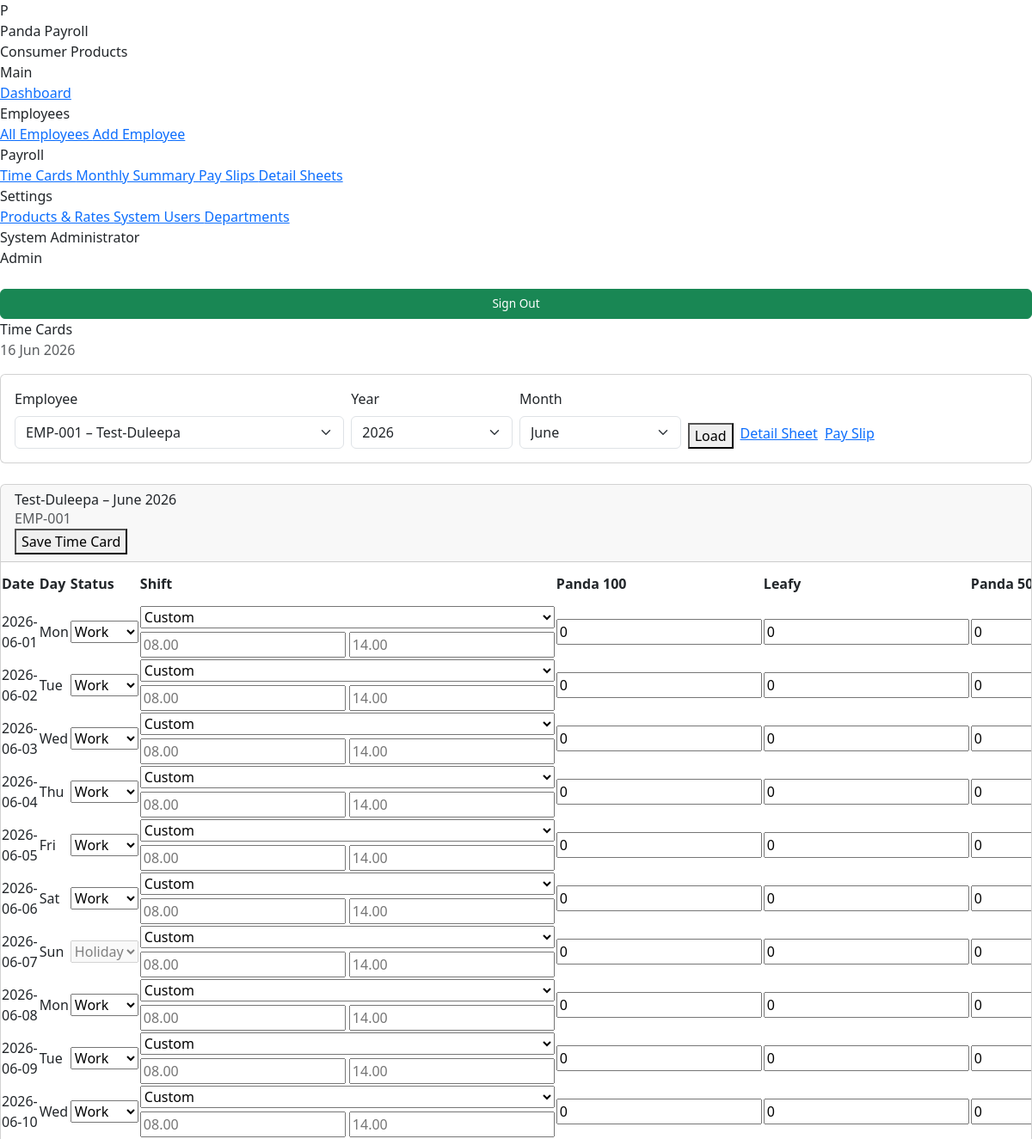
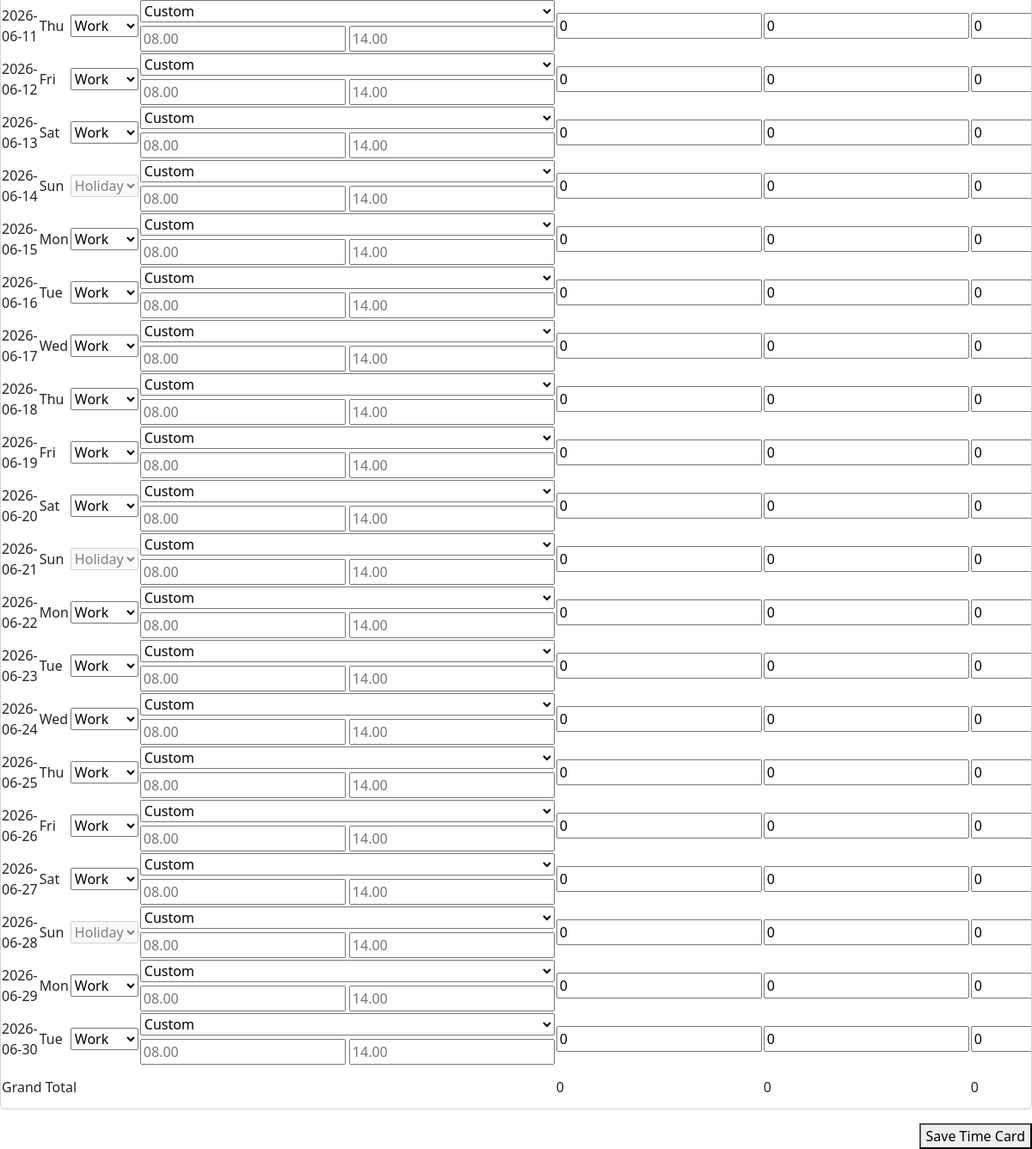
Screenshot of /modules/timecard/index.php (signed in) with the database file from the repository (2 pictures, top to bottom).
### tables this page shows
CREATE TABLE `employees` (
  `id` int(10) UNSIGNED NOT NULL,
  `emp_code` varchar(20) NOT NULL,
  `full_name` varchar(150) NOT NULL,
  `nic` varchar(20) NOT NULL,
  `gender` enum('male','female','other') NOT NULL,
  `date_of_birth` date NOT NULL,
  `join_date` date NOT NULL,
  `department_id` int(10) UNSIGNED NOT NULL,
  `designation` varchar(100) NOT NULL,
  `phone` varchar(20) NOT NULL,
  `email` varchar(150) DEFAULT NULL,
  `address` text NOT NULL,
  `bank_name` varchar(100) DEFAULT NULL,
  `bank_branch` varchar(100) DEFAULT NULL,
  `account_number` varchar(50) DEFAULT NULL,
  `emergency_name` varchar(150) DEFAULT NULL,
  `emergency_phone` varchar(20) DEFAULT NULL,
  `emergency_relation` varchar(60) DEFAULT NULL,
  `photo` varchar(255) DEFAULT NULL,
  `is_active` tinyint(1) NOT NULL DEFAULT 1,
  `created_by` int(10) UNSIGNED NOT NULL,
  `created_at` datetime NOT NULL DEFAULT current_timestamp(),
  `updated_at` datetime NOT NULL DEFAULT current_timestamp() ON UPDATE current_timestamp()
);

CREATE TABLE `products` (
  `id` int(10) UNSIGNED NOT NULL,
  `name` varchar(100) NOT NULL,
  `target_weekday` smallint(5) UNSIGNED NOT NULL DEFAULT 65,
  `target_saturday` smallint(5) UNSIGNED NOT NULL DEFAULT 33,
  `rate_above` decimal(8,2) NOT NULL DEFAULT 40.00,
  `rate_below` decimal(8,2) NOT NULL DEFAULT 15.00,
  `sort_order` tinyint(3) UNSIGNED NOT NULL DEFAULT 0,
  `is_active` tinyint(1) NOT NULL DEFAULT 1,
  `created_at` datetime NOT NULL DEFAULT current_timestamp(),
  `updated_at` datetime NOT NULL DEFAULT current_timestamp() ON UPDATE current_timestamp()
);

### modules/timecard/index.php (the view, shortened to what the rows shown need)
<?php
$db       = Database::getInstance();
$engine   = new PayrollEngine();
$selectedEmpId = getInt('emp');
$selectedYear  = getInt('year', (int) date('Y'));
$selectedMonth = getInt('month', (int) date('m'));
$employees = $db->fetchAll(
    'SELECT id, emp_code, full_name FROM employees WHERE is_active = 1 ORDER BY emp_code'
);
if ($selectedEmpId === 0 && !empty($employees)) {
    $selectedEmpId = (int) $employees[0]['id'];
}
$detail   = ($selectedEmpId > 0)
    ? $engine->buildMonthlyDetail($selectedEmpId, $selectedYear, $selectedMonth)
    : null;
$selectedEmp = $selectedEmpId
    ? $db->fetchOne('SELECT * FROM employees WHERE id = ?', [$selectedEmpId])
    : null;
$isLocked = false;
if ($selectedEmpId) {
    $lock = $db->fetchOne(
        'SELECT is_locked FROM payroll_summaries
          WHERE employee_id = ? AND payroll_year = ? AND payroll_month = ?',
        [$selectedEmpId, $selectedYear, $selectedMonth]
    );
    $isLocked = $lock && $lock['is_locked'];
}
require ROOT_PATH . '/templates/layout.php';
?>
<?php if ($detail && $selectedEmp): ?>
<form method="POST" id="tcForm">
<div class="card">
    <div class="card-header">
        <div>
            <h6 class="card-title mb-0">
                <?= sanitize($selectedEmp['full_name']) ?> –
                <?= monthName($selectedMonth) ?> <?= $selectedYear ?>
            </h6>
            <span class="text-muted fs-12"><?= sanitize($selectedEmp['emp_code']) ?></span>
        </div>
        <?php if (!$isLocked): ?>
        <button type="submit" class="btn-pp btn-pp-primary">
            <i class="ti ti-device-floppy"></i> Save Time Card
        </button>
        <?php endif; ?>
    </div>
    <div class="table-responsive">
        <table class="pp-table timecard-table">
            <thead>
                <tr>
                    <th style="width:80px">Date</th>
                    <th style="width:40px">Day</th>
                    <th style="width:90px">Status</th>
                    <th style="width:130px">Shift</th>
                    <?php foreach ($detail['products'] as $p): ?>
                        <th style="width:70px"><?= sanitize($p['name']) ?></th>
                    <?php endforeach; ?>
                </tr>
            </thead>
            <tbody id="tcBody">
            <?php foreach ($detail['days'] as $row): ?>
                <?php
                    $rowClass = '';
                    if ($row['is_sunday'])   $rowClass = 'row-sunday';
                    elseif ($row['is_saturday']) $rowClass = 'row-saturday';
                    elseif ($row['status'] === 'leave') $rowClass = 'row-leave';
                    elseif ($row['status'] === 'off')   $rowClass = 'row-off';
                    $d = $row['day'];
                    $disabled = $isLocked ? 'disabled' : '';
                    $isWorkable = in_array($row['status'], ['work', 'holiday'], true);
                ?>
                <tr class="<?= $rowClass ?>" data-date="<?= $row['date'] ?>">
                    <td class="fw-600 fs-12"><?= $row['date'] ?></td>
                    <td class="fs-12"><?= $row['day_name'] ?></td>
                    <td>
                        <?php if ($row['is_sunday']): ?>
                            <select class="tc-status" disabled>
                                <option value="holiday" selected>Holiday</option>
                            </select>
                        <?php else: ?>
                            <select name="days[<?= $d ?>][status]"
                                    class="tc-status" <?= $disabled ?>>
                                <option value="work"    <?= $row['status'] === 'work'    ? 'selected' : '' ?>>Work</option>
                            </select>
                        <?php endif; ?>
                    </td>
                    <td>
                        <?php
                            $shiftParts = $row['shift'] ? explode('-', $row['shift']) : [];
                            $shiftStartVal = trim($shiftParts[0] ?? '');
                            $shiftEndVal   = trim($shiftParts[1] ?? '');
                            $preset = '';
                        ?>
                        <div class="d-flex flex-column gap-1">
                            <select class="tc-shift-preset" <?= !$isWorkable ? 'disabled' : '' ?> <?= $disabled ?>>
                                <option value="" <?= $preset === '' ? 'selected' : '' ?>>Custom</option>
                            </select>
                            <div class="d-flex gap-1">
                                <input type="text" name="days[<?= $d ?>][shift_start]"
                                       class="tc-shift shift-input" placeholder="08.00"
                                       value="<?= sanitize($shiftStartVal) ?>"
                                       <?= !$isWorkable ? 'disabled' : '' ?>
                                       <?= $disabled ?>>
                                <input type="text" name="days[<?= $d ?>][shift_end]"
                                       class="tc-shift shift-input" placeholder="14.00"
                                       value="<?= sanitize($shiftEndVal) ?>"
                                       <?= !$isWorkable ? 'disabled' : '' ?>
                                       <?= $disabled ?>>
                            </div>
                        </div>
                    </td>
                    <?php foreach ($detail['products'] as $p): ?>
                    <td>
                        <input type="number" min="0"
                               name="days[<?= $d ?>][qty][<?= $p['id'] ?>]"
                               class="tc-qty qty-input"
                               data-product-id="<?= $p['id'] ?>"
                               value="<?= $row['quantities'][$p['id']] ?? 0 ?>"
                               <?= !$isWorkable ? 'disabled' : '' ?>
                               <?= $disabled ?>>
                    </td>
                    <?php endforeach; ?>
                </tr>
            <?php endforeach; ?>
            </tbody>
            <tfoot>
                <tr>
                    <td colspan="4" class="fw-600">Grand Total</td>
                    <?php foreach ($detail['products'] as $p): ?>
                        <td class="fw-600"><?= $detail['summary']['product_totals'][$p['id']] ?></td>
                    <?php endforeach; ?>
                </tr>
            </tfoot>
        </table>
    </div>
</div>
<?php if (!$isLocked): ?>
<div class="mt-3 text-end">
    <button type="submit" form="tcForm" class="btn-pp btn-pp-primary">
        <i class="ti ti-device-floppy"></i> Save Time Card
    </button>
</div>
<?php endif; ?>
</form>
<?php endif; ?>
<?php require ROOT_PATH . '/templates/layout_footer.php'; ?>

### rows the page displays
employees: full_name "Test-Duleepa", emp_code "EMP-001"
products: name "Panda 100", id "0"
products: name "Leafy", id "0"
products: name "Panda…", id "0"

### other values shown
Auth::name() "System Administrator"
$roleLabel "Admin"
$pageTitle "Time Cards"
monthName($selectedMonth) "June"
$selectedYear "2026"
$row['date'] "2026-06-01"
$row['day_name'] "Mon"
$row['date'] "2026-06-02"
$row['day_name'] "Tue"
$row['date'] "2026-06-03"
$row['day_name'] "Wed"
$row['date'] "2026-06-04"
$row['day_name'] "Thu"
$row['date'] "2026-06-05"
$row['day_name'] "Fri"
